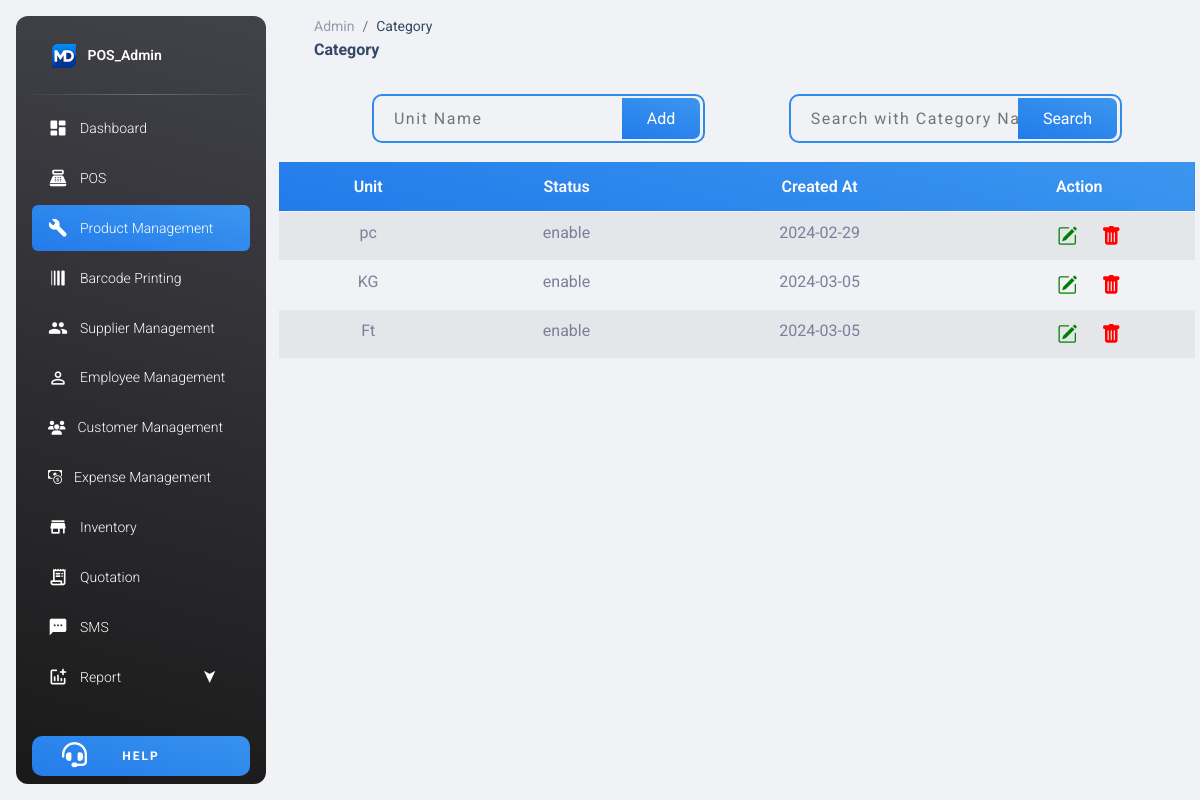
Page /Admin_panel/unit.php on the committed database.
### tables this page shows
CREATE TABLE `selling_unit` (
  `id` int(255) NOT NULL,
  `unit` varchar(255) NOT NULL,
  `status` varchar(255) NOT NULL,
  `created_at` date NOT NULL
);

### Admin_panel/unit.php (the view, shortened to what this page needs)
<!DOCTYPE html>
<html lang="en">
<head>
  <link rel="stylesheet" href="https://cdn.jsdelivr.net/npm/bootstrap-icons@1.11.3/font/bootstrap-icons.min.css">
  <link rel="stylesheet" href="https://cdnjs.cloudflare.com/ajax/libs/font-awesome/6.5.1/css/fontawesome.min.css" />
  <link href="../assets/css/nucleo-icons.css" rel="stylesheet" />
  <link href="../assets/css/nucleo-svg.css" rel="stylesheet" />
  <link href="../assets/css/category.css" rel="stylesheet" />
  <link id="pagestyle" href="../assets/css/material-dashboard.css?v=3.1.0" rel="stylesheet" />
</head>
<body class="g-sidenav-show  bg-gray-200">
  <aside class="sidenav navbar navbar-vertical navbar-expand-xs border-0 border-radius-xl my-3 fixed-start ms-3   bg-gradient-dark" id="sidenav-main">
    <div class="sidenav-header">
      <a class="navbar-brand m-0" href=" https://demos.creative-tim.com/material-dashboard/pages/dashboard " target="_blank">
        <img src="../assets/img/MD logo.svg" class="navbar-brand-img h-100" alt="main_logo">
        <span class="ms-1 font-weight-bold text-white">POS_Admin</span>
      </a>
    </div>
    <hr class="horizontal light mt-0 mb-2">
    <div class="collapse navbar-collapse  w-auto " id="sidenav-collapse-main">
      <ul class="navbar-nav">
        <li class="nav-item">
          <a class="nav-link text-white" href="dashboard.php">
            <div class="text-white text-center me-2 d-flex align-items-center justify-content-center">
              <i class="material-icons opacity-10">dashboard</i>
            </div>
            <span class="nav-link-text ms-1">Dashboard</span>
          </a>
        </li>
        <li class="nav-item">
          <a class="nav-link text-white" href="pos.php">
            <div class="text-white text-center me-2 d-flex align-items-center justify-content-center">
              <i class="material-icons opacity-10">point_of_sale</i>
            </div>
            <span class="nav-link-text ms-1">POS</span>
          </a>
        </li>
        <li class="nav-item">
          <a class="nav-link text-white bg-gradient-primary" href="product_management.php">
            <div class="text-white text-center me-2 d-flex align-items-center justify-content-center">
              <i class="material-icons opacity-10">build</i>
            </div>
            <span class="nav-link-text ms-1">Product Management</span>
          </a>
        </li>
        <li class="nav-item">
          <a class="nav-link text-white " href="barcode_printing.php">
            <div class="text-white text-center me-2 d-flex align-items-center justify-content-center">
              <i class="material-icons opacity-10" style="transform:rotate(90deg);">line_weight</i>
            </div>
            <span class="nav-link-text ms-1">Barcode Printing</span>
          </a>
        </li>
        <li class="nav-item">
          <a class="nav-link text-white " href="supplier_management.php">
            <div class="text-white text-center me-2 d-flex align-items-center justify-content-center">
              <i class="material-icons opacity-10">group</i>
            </div>
            <span class="nav-link-text ms-1">Supplier Management</span>
          </a>
        </li>
        <li class="nav-item">
          <a class="nav-link text-white " href="sales_staff.php">
            <div class="text-white text-center me-2 d-flex align-items-center justify-content-center">
              <i class="material-icons opacity-10">person_outline</i>
            </div>
            <span class="nav-link-text ms-1">Employee Management</span>
          </a>
        </li>
        <li class="nav-item">
          <a class="nav-link text-white " href="customer_management.php">
            <div class="text-white text-center me-2 d-flex align-items-center justify-content-center">
              <i class="fas fa-users opacity-10"></i>
            </div>
            <span class="nav-link-text ms-1">Customer Management</span>
          </a>
        </li>
        <li class="nav-item">
          <a class="nav-link text-white " href="expens_management.php">
            <div class="text-white text-center me-2 d-flex align-items-center justify-content-center">
            <i class="bi bi-cash-coin opacity-10"></i>
            </div>
            <span class="nav-link-text ms-1">Expense Management</span>
          </a>
        </li>
        <li class="nav-item">
          <a class="nav-link text-white" href="inventory.php">
            <div class="text-white text-center me-2 d-flex align-items-center justify-content-center">
              <i class="material-icons opacity-10">store</i>
            </div>
            <span class="nav-link-text ms-1">Inventory</span>
          </a>
        </li>
        <li class="nav-item">
          <a class="nav-link text-white " href="quotation.php">
            <div class="text-white text-center me-2 d-flex align-items-center justify-content-center">
              <i class="material-icons opacity-10">receipt_long</i>
            </div>
            <span class="nav-link-text ms-1">Quotation</span>
          </a>
        </li>
        <li class="nav-item">
          <a class="nav-link text-white" href="sms.php">
            <div class="text-white text-center me-2 d-flex align-items-center justify-content-center">
              <i class="material-icons opacity-10">sms</i>
            </div>
            <span class="nav-link-text ms-1">SMS</span>
          </a>
        </li>
        <li class="nav-item sub_menu">
          <div class="nav-link text-white dropdown_menu" href="sales_report.php">
            <div class="text-white text-center me-2 d-flex align-items-center justify-content-center">
              <i class="material-icons opacity-10">addchart</i>
            </div>
            <span class="nav-link-text ms-1">Report</span>
          </div>
        </li>
      </ul>
    </div>
    <div class="sidenav-footer position-absolute w-100 bottom-1">
      <div class="mx-3">
        <a class="btn bg-gradient-primary w-100 " href="support.php" type="button" style="letter-spacing:2px;border-radius:10px !important;padding:10px !important;"><i class="fas fa-headset position-absolute  text-white" style="font-size:25px;width: 100%; left:-30%; top: 7px;"></i><span class="text-white">Help</span></a>
      </div>
    </div>
  </aside>
  <main class="main-content position-relative max-height-vh-100 h-100 border-radius-lg ">
    <nav class="navbar navbar-main navbar-expand-lg px-0 mx-4 shadow-none border-radius-xl" id="navbarBlur" data-scroll="true">
      <div class="container-fluid py-1 px-3">
        <nav aria-label="breadcrumb">
          <ol class="breadcrumb bg-transparent mb-0 pb-0 pt-1 px-0 me-sm-6 me-5">
            <li class="breadcrumb-item text-sm"><a class="opacity-5 text-dark" href="javascript:;">Admin</a></li>
            <li class="breadcrumb-item text-sm text-dark active" aria-current="page">Category</li>
          </ol>
          <h6 class="font-weight-bolder mb-0">Category</h6>
        </nav>
      </div>
    </nav>
    <div class="search bg-gray-200 d-flex">
        <div class="left">
            <form action="SQL/addUnit.php" method="post">
                <input type="text" name="unit" id="" placeholder="Unit Name">
                <input class="bg-gradient-primary" type="submit" name="submit" id="submit" value="Add">
            </form>
        </div>
        <div class="right">
            <input type="text" name="search" id="search" placeholder="Search with Category Name">
            <input class="bg-gradient-primary" type="submit" name="submit" id="submit" value="Search">
        </div>
    </div>
    <div class="view d-flex justify-content-between">
    <table class="table table-striped text-center">
        <thead class="bg-gradient-primary text-white">
          <th>Unit</th>
          <th>Status</th>
          <th>Created At</th>
          <th>Action</th>
        </thead>
        <tbody>
            <?php
            require_once('../conn.php');
            if($conn)
            {
                $sql = "select * from selling_unit";
                $qry = mysqli_query($conn, $sql);
                if(mysqli_num_rows($qry) > 0)
                {
                    while($row = mysqli_fetch_assoc($qry))
                    {
                        ?>
          <tr>
            <td><?php echo $row['unit']; ?></td>
            <td><?php echo $row['status']; ?></td>
            <td><?php echo $row['created_at']; ?></td>
            <td>
              <a style="margin:0px 20px;" href="editUnit.php?id=<?php echo $row['id']; ?>"><i style="font-size:20px; color:green" class="bi bi-pencil-square"></i></a>
              <a href="SQL/deleteUnit.php?id=<?php echo $row['id']; ?>"><i style= "color:red;font-size:20px;" class="bi bi-trash-fill"></i></a>
            </td>
          </tr>
                <?php
                          }
                        }
                    }
                ?>
        </tbody>
    </table>
    </div>

### assets/css/category.css (style rules this page uses)
.search { text-align: center; justify-content: space-between; padding: 2% 5%; }
.right, .left { position: relative; width: 40%; margin: auto; }
.right input[type="text"], .left input[type="text"] { padding: 10px 20px; letter-spacing: 1.5px; border-radius: 10px; border: 2px solid #3089ED; margin: 0px 10px; background: transparent; width: 100%; outline: none; }
.right input[type="submit"], .left input[type="submit"] { position: absolute; top: 4px; right: -5px; padding: 8px 25px; color: white; border: none; border-top-right-radius: 7px; border-bottom-right-radius: 7px }
.view { max-height: 75dvh; overflow-y: scroll; overflow-x: hidden; padding: 0px 5px; }

### rows in the picture
selling_unit: unit "pc", status "enable", created_at "2024-02-29"
selling_unit: unit "KG", status "enable", created_at "2024-03-05"
selling_unit: unit "Ft", status "enable", created_at "2024-03-05"
